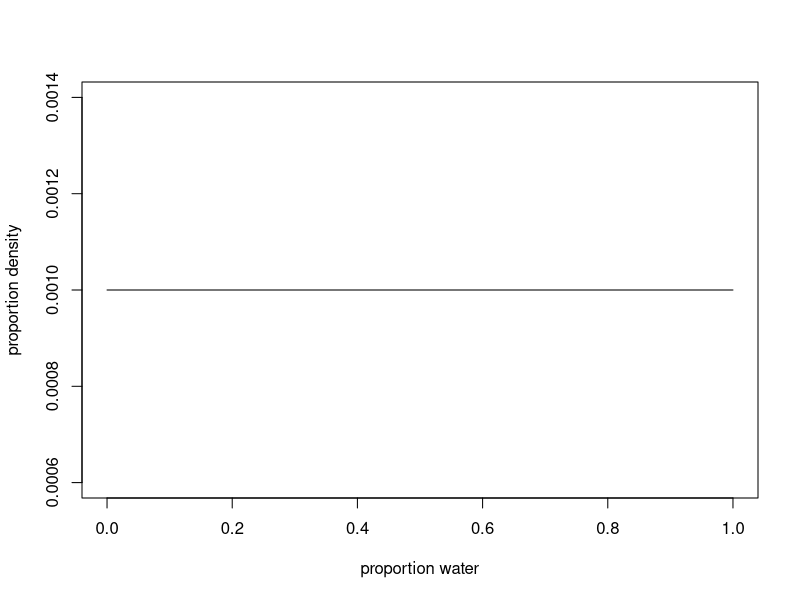

The R script that drew this image:
prior <- rep(1,1000)
probabilities <- seq(from=0,to=1,length.out=1000)
res <- dbinom(1,size=900,prob=0.0009)
print(res)
post <- res*prior
posterior <- post/sum(post)
plot(probabilities, posterior, type="l" , xlab="proportion water", ylab="proportion density")
